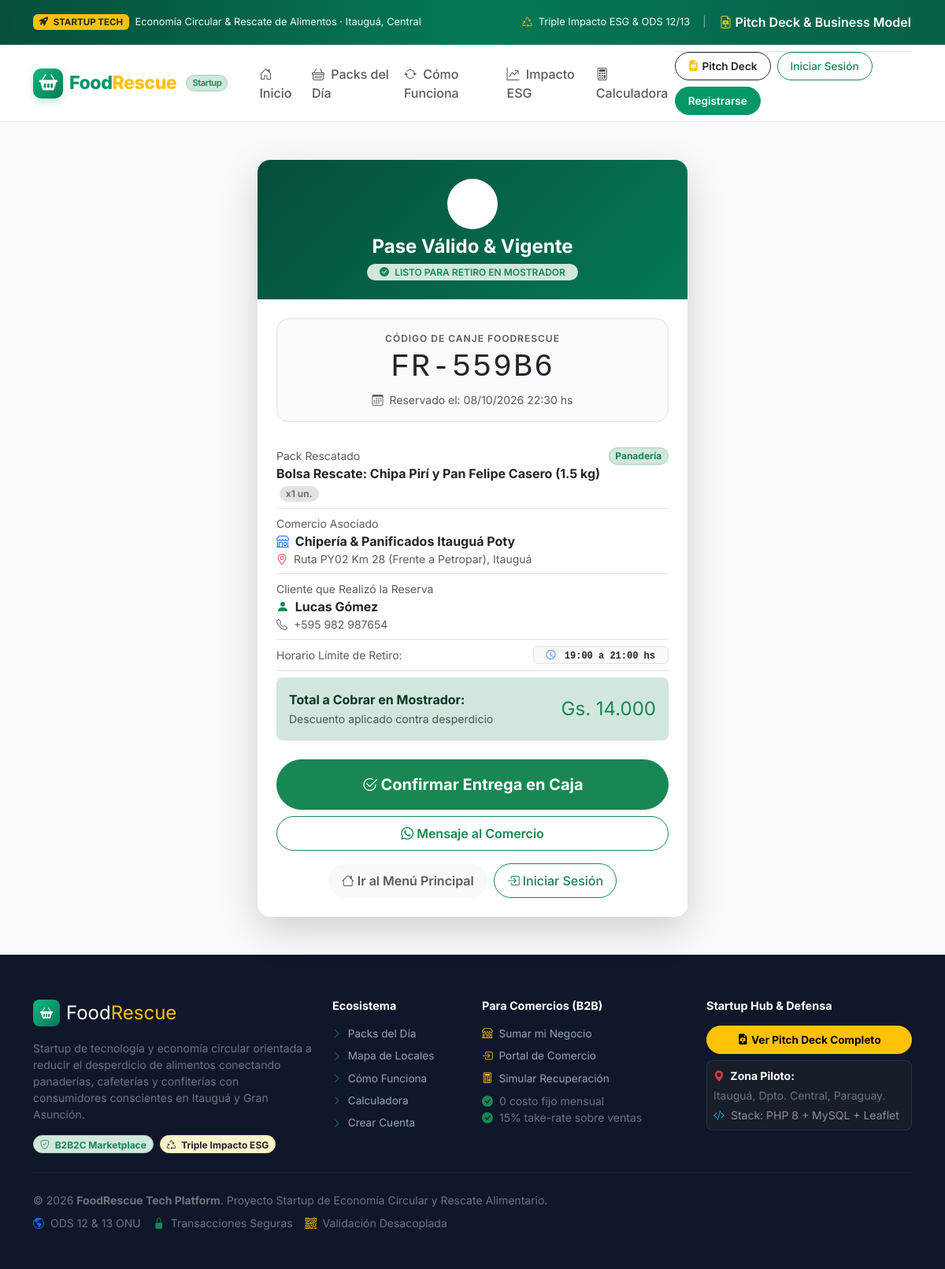
Page /validar_pase.php?codigo=FR-559B6 on the committed database.
### tables this page shows
CREATE TABLE IF NOT EXISTS `reservas` (
  `id` int(11) NOT NULL AUTO_INCREMENT,
  `usuario_id` int(11) NOT NULL,
  `producto_id` int(11) NOT NULL,
  `cantidad` int(11) NOT NULL DEFAULT 1,
  `codigo_retiro` varchar(20) NOT NULL,
  `fecha_reserva` datetime DEFAULT current_timestamp(),
  `estado` enum('reservado','retirado','cancelado') NOT NULL DEFAULT 'reservado',
  PRIMARY KEY (`id`),
  KEY `fk_reservas_usuario` (`usuario_id`),
  KEY `fk_reservas_producto` (`producto_id`),
  CONSTRAINT `fk_reservas_producto` FOREIGN KEY (`producto_id`) REFERENCES `productos` (`id`) ON DELETE CASCADE ON UPDATE CASCADE,
  CONSTRAINT `fk_reservas_usuario` FOREIGN KEY (`usuario_id`) REFERENCES `usuarios` (`id`) ON DELETE CASCADE ON UPDATE CASCADE
);

CREATE TABLE IF NOT EXISTS `productos` (
  `id` int(11) NOT NULL AUTO_INCREMENT,
  `comercio_id` int(11) NOT NULL,
  `titulo` varchar(150) NOT NULL,
  `descripcion` text DEFAULT NULL,
  `categoria` varchar(50) DEFAULT 'General',
  `precio_original` decimal(10,2) NOT NULL,
  `precio_descuento` decimal(10,2) NOT NULL,
  `stock` int(11) NOT NULL DEFAULT 1,
  `horario_retiro` varchar(100) DEFAULT NULL,
  `imagen_url` varchar(255) DEFAULT NULL,
  `estado` enum('disponible','agotado') NOT NULL DEFAULT 'disponible',
  `fecha_creacion` datetime DEFAULT current_timestamp(),
  PRIMARY KEY (`id`),
  KEY `fk_productos_comercio` (`comercio_id`),
  CONSTRAINT `fk_productos_comercio` FOREIGN KEY (`comercio_id`) REFERENCES `usuarios` (`id`) ON DELETE CASCADE ON UPDATE CASCADE
);

CREATE TABLE IF NOT EXISTS `usuarios` (
  `id` int(11) NOT NULL AUTO_INCREMENT,
  `nombre` varchar(100) NOT NULL,
  `email` varchar(150) NOT NULL,
  `password` varchar(255) NOT NULL,
  `rol` enum('cliente','comercio') NOT NULL DEFAULT 'cliente',
  `direccion` varchar(255) DEFAULT NULL,
  `telefono` varchar(30) DEFAULT NULL,
  `latitud` decimal(10,7) DEFAULT NULL,
  `longitud` decimal(10,7) DEFAULT NULL,
  `fecha_registro` datetime DEFAULT current_timestamp(),
  PRIMARY KEY (`id`),
  UNIQUE KEY `email` (`email`)
);

### config/db.php (called while the page is built, shortened)
<?php
function formatGs(float|int $amount, string $symbol = 'Gs.'): string {
    return $symbol . ' ' . number_format($amount, 0, ',', '.');
}

### validar_pase.php (the view, shortened to what this page needs)
<?php
require_once __DIR__ . '/config/db.php';
$pdo = getDBConnection();
$rawCodigo = $_GET['codigo'] ?? $_POST['codigo_retiro'] ?? $_POST['codigo'] ?? '';
$codigo = mb_substr(strtoupper(trim($rawCodigo)), 0, 20);
$reserva = null;
if (!empty($codigo)) {
    try {
        $stmt = $pdo->prepare("
            SELECT r.*,
                   p.titulo AS producto_titulo, p.descripcion AS producto_descripcion,
                   p.precio_original, p.precio_descuento, p.horario_retiro, p.categoria,
                   u_com.id AS comercio_id, u_com.nombre AS comercio_nombre, u_com.direccion AS comercio_direccion, u_com.telefono AS comercio_telefono,
                   u_cli.id AS cliente_id, u_cli.nombre AS cliente_nombre, u_cli.telefono AS cliente_telefono, u_cli.email AS cliente_email
            FROM reservas r
            JOIN productos p ON r.producto_id = p.id
            JOIN usuarios u_com ON p.comercio_id = u_com.id
            JOIN usuarios u_cli ON r.usuario_id = u_cli.id
            WHERE r.codigo_retiro = :codigo
            LIMIT 1
        ");
        $stmt->execute([':codigo' => $codigo]);
        $reserva = $stmt->fetch();
    } catch (PDOException $e) {
        $errorDB = $e->getMessage();
    }
}
require_once __DIR__ . '/includes/header.php';
?>
<div class="container py-4">
    <div class="row justify-content-center">
        <div class="col-12 col-md-8 col-lg-6">
            <?php if (!$reserva): ?>
                <div class="card fr-card border-0 shadow-sm p-4 text-center">
                    <div class="stat-icon bg-danger-subtle text-danger mx-auto mb-3" style="width: 64px; height: 64px; font-size: 1.8rem;">
                        <i class="bi bi-x-circle-fill"></i>
                    </div>
                    <h4 class="fw-bold text-dark mb-1">Pase No Encontrado</h4>
                    <p class="text-muted small mb-4">
                        El código <code><?= htmlspecialchars($codigo ?: 'VACÍO') ?></code> no corresponde a ninguna reserva registrada en FoodRescue.
                    </p>
                    <form action="validar_pase.php" method="GET" class="mb-4">
                        <div class="input-group">
                            <input type="text" name="codigo" class="form-control font-monospace text-uppercase text-center fw-bold" placeholder="Ingresa código (ej. FR-AC46A5)" required>
                            <button class="btn btn-fr-primary px-3" type="submit">
                                <i class="bi bi-search me-1"></i> Verificar
                            </button>
                        </div>
                    </form>
                    <div class="d-flex flex-wrap gap-2 justify-content-center">
                        <a href="index.php" class="btn btn-outline-secondary rounded-pill btn-sm px-3">
                            <i class="bi bi-arrow-left me-1"></i> Ir al Menú Principal
                        </a>
                        <?php if (!$isLoggedIn): ?>
                            <a href="login.php" class="btn btn-outline-success rounded-pill btn-sm px-3 fw-medium">
                                <i class="bi bi-box-arrow-in-right me-1"></i> Iniciar Sesión
                            </a>
                        <?php endif; ?>
                    </div>
                </div>
            <?php else:
                $isRetirado = ($reserva['estado'] === 'retirado');
                $isCancelado = ($reserva['estado'] === 'cancelado');
                $totalPagar = (float)$reserva['precio_descuento'] * (int)$reserva['cantidad'];
            ?>
                <div class="card fr-card border-0 shadow-lg overflow-hidden">
                    <div class="p-4 text-center text-white position-relative" style="background: <?= $isRetirado ? 'linear-gradient(135deg, #1e293b, #334155)' : ($isCancelado ? 'linear-gradient(135deg, #991b1b, #dc2626)' : 'linear-gradient(135deg, #064e3b, #047857)') ?>;">
                        <div class="d-inline-flex align-items-center justify-content-center rounded-circle bg-white bg-opacity-20 mb-2 p-3" style="width: 64px; height: 64px;">
                            <?php if ($isRetirado): ?>
                                <i class="bi bi-check2-all text-warning fs-1"></i>
                            <?php elseif ($isCancelado): ?>
                                <i class="bi bi-x-lg text-white fs-1"></i>
                            <?php else: ?>
                                <i class="bi bi-shield-check text-white fs-1"></i>
                            <?php endif; ?>
                        </div>
                        <h4 class="fw-bold mb-1 text-white">
                            <?php if ($isRetirado): ?>
                                Pase Canjeado / Entregado
                            <?php elseif ($isCancelado): ?>
                                Pase Cancelado
                            <?php else: ?>
                                Pase Válido & Vigente
                            <?php endif; ?>
                        </h4>
                        <div class="badge <?= $isRetirado ? 'bg-warning text-dark' : ($isCancelado ? 'bg-danger text-white' : 'bg-success-subtle text-success') ?> px-3 py-1 rounded-pill fw-semibold">
                            <?php if ($isRetirado): ?>
                                <i class="bi bi-clock-history me-1"></i> CANJEADO PREVIAMENTE
                            <?php elseif ($isCancelado): ?>
                                <i class="bi bi-slash-circle me-1"></i> RESERVA ANULADA
                            <?php else: ?>
                                <i class="bi bi-check-circle-fill me-1"></i> LISTO PARA RETIRO EN MOSTRADOR
                            <?php endif; ?>
                        </div>
                    </div>
                    <div class="p-4">
                        <div class="text-center p-3 rounded-4 mb-4 border" style="background: #f8fafc;">
                            <small class="text-muted text-uppercase fw-semibold d-block" style="letter-spacing: 1px; font-size: 0.75rem;">Código de Canje FoodRescue</small>
                            <div class="display-6 fw-extrabold font-monospace text-dark my-1" style="letter-spacing: 2px;">
                                <?= htmlspecialchars($reserva['codigo_retiro']) ?>
                            </div>
                            <small class="text-muted">
                                <i class="bi bi-calendar3 me-1"></i> Reservado el: <?= date('d/m/Y H:i', strtotime($reserva['fecha_reserva'])) ?> hs
                            </small>
                        </div>
                        <div class="list-group list-group-flush mb-4">
                            <div class="list-group-item px-0 py-2 d-flex justify-content-between align-items-start">
                                <div>
                                    <small class="text-muted d-block">Pack Rescatado</small>
                                    <strong class="text-dark fs-6"><?= htmlspecialchars($reserva['producto_titulo']) ?></strong>
                                    <span class="badge bg-secondary-subtle text-secondary rounded-pill ms-1">x<?= $reserva['cantidad'] ?> un.</span>
                                </div>
                                <span class="badge bg-success-subtle text-success border border-success-subtle rounded-pill">
                                    <?= htmlspecialchars($reserva['categoria'] ?? 'Gastronomía') ?>
                                </span>
                            </div>
                            <div class="list-group-item px-0 py-2">
                                <small class="text-muted d-block">Comercio Asociado</small>
                                <div class="fw-bold text-dark"><i class="bi bi-shop me-1 text-primary"></i> <?= htmlspecialchars($reserva['comercio_nombre']) ?></div>
                                <div class="text-muted small"><i class="bi bi-geo-alt me-1 text-danger"></i> <?= htmlspecialchars($reserva['comercio_direccion'] ?: 'Itauguá, Central') ?></div>
                            </div>
                            <div class="list-group-item px-0 py-2">
                                <small class="text-muted d-block">Cliente que Realizó la Reserva</small>
                                <div class="fw-bold text-dark"><i class="bi bi-person-fill me-1 text-success"></i> <?= htmlspecialchars($reserva['cliente_nombre']) ?></div>
                                <?php if (!empty($reserva['cliente_telefono'])): ?>
                                    <div class="text-muted small"><i class="bi bi-telephone me-1"></i> <?= htmlspecialchars($reserva['cliente_telefono']) ?></div>
                                <?php endif; ?>
                            </div>
                            <div class="list-group-item px-0 py-2 d-flex justify-content-between align-items-center">
                                <span class="text-muted small">Horario Límite de Retiro:</span>
                                <span class="badge bg-light text-dark border px-3 py-1 font-monospace">
                                    <i class="bi bi-clock text-primary me-1"></i> <?= htmlspecialchars($reserva['horario_retiro'] ?: 'Hoy al cierre') ?>
                                </span>
                            </div>
                            <div class="list-group-item px-0 py-3 d-flex justify-content-between align-items-center bg-success-subtle rounded-3 mt-2 px-3">
                                <div>
                                    <span class="fw-bold text-success-emphasis d-block">Total a Cobrar en Mostrador:</span>
                                    <small class="text-muted">Descuento aplicado contra desperdicio</small>
                                </div>
                                <div class="fs-4 fw-extrabold text-success">
                                    <?= formatGs($totalPagar) ?>
                                </div>
                            </div>
                        </div>
                        <div class="d-grid gap-2">
                            <?php if (!$isRetirado && !$isCancelado): ?>
                                <form action="validar_pase.php?codigo=<?= urlencode($reserva['codigo_retiro']) ?>" method="POST" onsubmit="return confirm('¿Confirmas que el cliente está retirando el pack en este momento y efectuó el pago de <?= formatGs($totalPagar) ?>?');">
                                    <button type="submit" class="btn btn-success btn-lg w-100 rounded-pill shadow-sm fw-bold py-3">
                                        <i class="bi bi-check2-circle me-1"></i> Confirmar Entrega en Caja
                                    </button>
                                </form>
                            <?php elseif ($isRetirado): ?>
                                <div class="alert alert-secondary text-center rounded-pill py-2 small mb-2 border-0">
                                    <i class="bi bi-check-all text-success me-1"></i> Este pedido ya fue procesado y entregado.
                                </div>
                            <?php endif; ?>
                            <?php if (!empty($reserva['comercio_telefono'])): ?>
                                <a href="https://api.whatsapp.com/send?phone=<?= preg_replace('/[^0-9]/', '', $reserva['comercio_telefono']) ?>&text=<?= urlencode("Hola {$reserva['comercio_nombre']}, te consulto sobre mi reserva {$reserva['codigo_retiro']} de FoodRescue.") ?>" target="_blank" class="btn btn-outline-success rounded-pill">
                                    <i class="bi bi-whatsapp me-1"></i> Mensaje al Comercio
                                </a>
                            <?php endif; ?>
                            <div class="d-flex flex-wrap gap-2 justify-content-center mt-2">
                                <a href="index.php" class="btn btn-light rounded-pill text-muted small px-3">
                                    <i class="bi bi-house me-1"></i> Ir al Menú Principal
                                </a>
                                <?php if (!$isLoggedIn): ?>
                                    <a href="login.php" class="btn btn-outline-success rounded-pill small px-3 fw-medium">
                                        <i class="bi bi-box-arrow-in-right me-1"></i> Iniciar Sesión
                                    </a>
                                <?php endif; ?>
                            </div>
                        </div>
                    </div>
                </div>
            <?php endif; ?>
        </div>
    </div>
</div>
<?php require_once __DIR__ . '/includes/footer.php'; ?>

### assets/css/style.css (style rules this page uses)
:root { --fr-primary: #059669; --fr-primary-dark: #047857; --fr-primary-light: #10b981; --fr-secondary: #f59e0b; --fr-accent: #ea580c; --fr-bg: #f8fafc; --fr-card-bg: #ffffff; --fr-text-main: #1e293b; --fr-text-muted: #64748b; --fr-border: #e2e8f0; }
*, *::before, *::after { box-sizing: border-box; }
html, body { font-family: 'Inter', system-ui, -apple-system, sans-serif; background-color: var(--fr-bg); color: var(--fr-text-main); min-height: 100vh; width: 100%; max-width: 100%; overflow-x: hidden; display: flex; flex-direction: column; }
.fr-card { border: 1px solid var(--fr-border); border-radius: 1rem; background: var(--fr-card-bg); box-shadow: 0 4px 6px -1px rgba(0, 0, 0, 0.05), 0 2px 4px -2px rgba(0, 0, 0, 0.05); transition: box-shadow 0.2s ease; }
.btn { min-height: 44px; display: inline-flex; align-items: center; justify-content: center; touch-action: manipulation; font-weight: 600; border-radius: 0.75rem; transition: transform 0.15s ease, box-shadow 0.15s ease, background-color 0.15s ease; }
@media (min-width: 992px) { body { padding-bottom: 0 !important; } }

### rows in the picture
reservas: codigo_retiro "FR-559B6", fecha_reserva "08/10/2026 22:30", producto.titulo "Bolsa Rescate: Chipa Pirí y Pan Felipe Casero (1.5 kg)", cantidad "1", producto.categoria "Panadería", usuarios.nombre "Chipería & Panificados Itauguá Poty", usuarios.direccion "Ruta PY02 Km 28 (Frente a Petropar), Itauguá", usuario.nombre "Lucas Gómez", usuario.telefono "+595 982 987654", producto.horario_retiro "19:00 a 21:00 hs", formatGs($totalPagar) "Gs. 14.000"
